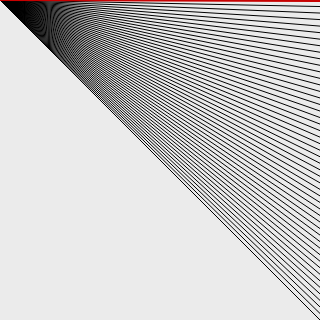
Frame 1 (no input)
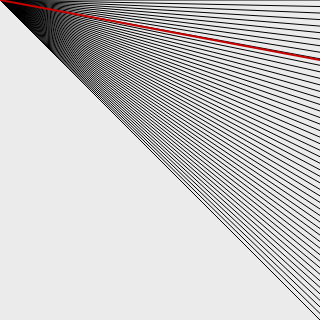
Frame 60 (no input)
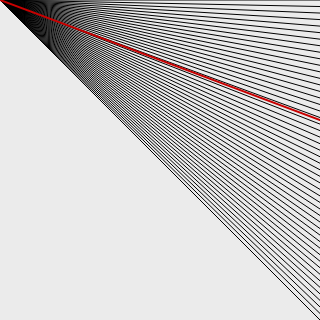
Frame 120 (the mouse pressed at the canvas centre since frame 60)

The p5.js sketch that drew these frames (run headless with seeded random() and noise() and a simulated clock; from frame 60 on, the mouse is pressed at the canvas centre):

// p5.js sketch
// ── sketch.js
function setup() {
  createCanvas(320, 320);
//  frameRate(5);
}

function draw() {
  background(235);
  for (let i = 0; i < 50; i++) {
    let y = map(i, 0, 49, 0, height);
    stroke(0);
    strokeWeight(1);
    line(0, 0, width, y);
  }
  stroke(200, 0, 0);
  strokeWeight(2);
  line(0, 0, width, frameCount % height);
}
